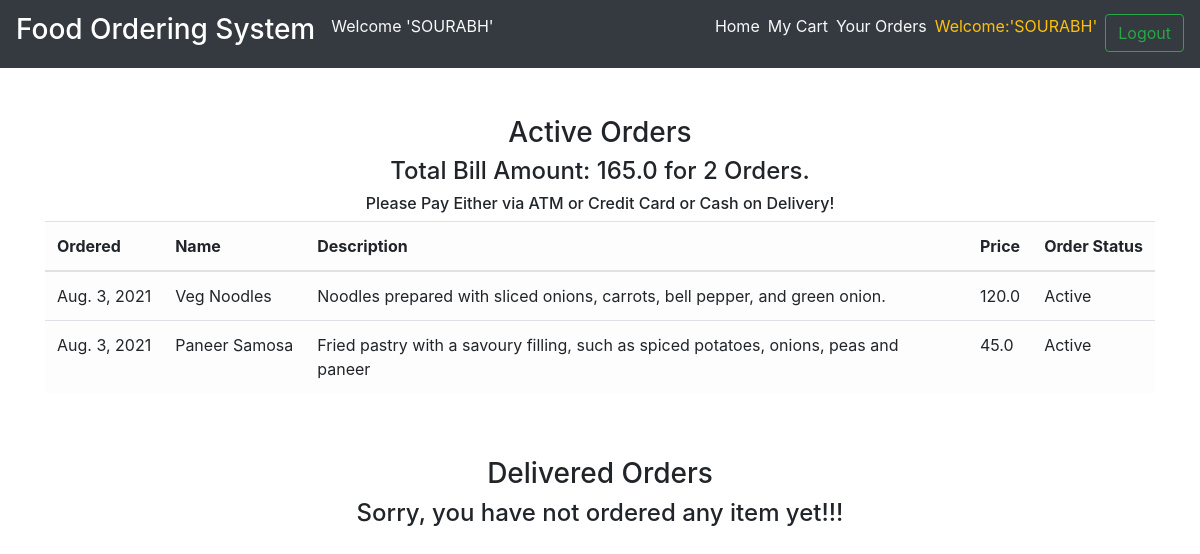
The app's page /order_details/ (signed in) with its own data.
### foodApp/models.py (models this page shows, shortened)
class CartItems(models.Model):
    ORDER_STATUS = (
        ('Active', 'Active'),
        ('Delivered', 'Delivered')
    )
    user = models.ForeignKey(User, on_delete=models.CASCADE)
    item = models.ForeignKey(Item, on_delete=models.CASCADE)
    ordered = models.BooleanField(default=False)
    quantity = models.IntegerField(default=1)
    ordered_date = models.DateField(default=timezone.now)
    status = models.CharField(max_length=20, choices=ORDER_STATUS, default='Active')
    delivery_date = models.DateField(default=timezone.now)

class Item(models.Model):
    res_name = models.ForeignKey(Restaurant,on_delete=models.CASCADE)
    dish_name = models.CharField(max_length=150)
    description = models.CharField(max_length=250,blank=True)
    price = models.FloatField()
    image = models.ImageField(default='default.png', upload_to='images/')

### foodApp/views.py (the view)
# urls.py: path('order_details/', v1.order_details, name='order_details'),
@login_required
def order_details(request):
    items = CartItems.objects.filter(user=request.user, ordered=True,status="Active").order_by('-ordered_date')
    cart_items = CartItems.objects.filter(user=request.user, ordered=True,status="Delivered").order_by('-ordered_date')
    bill = items.aggregate(Sum('item__price'))
    number = items.aggregate(Sum('quantity'))
    total = bill.get("item__price__sum")
    count = number.get("quantity__sum")
    context = {
        'items':items,
        'cart_items':cart_items,
        'total': total,
        'count': count,
    }
    return render(request, 'order_details.html', context)

### templates/order_details.html (shortened to what this page needs)
{% extends "base.html" %}
{% block content %}
<div class="cart">
    <div class="container">
        <div class="row">
            <div class="col-sm-12 mt-5">
                <h3 class="text-center">Active Orders</h3>
                {% if items %}
                <h4 class="text-center">Total Bill Amount: {{total}} for {{ count }} Orders.</h4>
                <h6 class="text-center">Please Pay Either via ATM or Credit Card or Cash on Delivery!</h6>
                <div class="table-responsive">
                    <table class="table table-light">
                        <thead>
                        <tr>
                            <th scope="col">Ordered</th>
                            <th scope="col">Name</th>
                            <th scope="col">Description</th>
                            <th scope="col">Price</th>
                            <th scope="col">Order Status</th>
                        </tr>
                        </thead>
                        <tbody>
                            {% for item_active in items %}
                        <tr>
                            <td>{{ item_active.ordered_date }}</td>
                            <td>{{ item_active.item.dish_name }}</td>
                            <td>{{ item_active.item.description }}</td>
                            <td>{{ item_active.item.price }}</td>
                            <td>{{ item_active.status }}</td>
                        </tr>
                            {% endfor %}
                        </tbody>
                    </table>
                </div>
                {% else %}
                <h4 class="text-center">Sorry, you have not ordered any item yet!!!</h4>
                {% endif %}
            </div>
        </div>
        <div class="row">
            <div class="col-sm-12 mt-5">
                <h3 class="text-center">Delivered Orders</h3>
                {% if cart_items %}
                <div class="table-responsive">
                    <table class="table table-light">
                        <thead>
                        <tr>
                            <th scope="col">Ordered</th>
                            <th scope="col">Name</th>
                            <th scope="col">Description</th>
                            <!-- <th scope="col">Address</th>
                            <th scope="col">Contact No</th>
                            <th scope="col">Pin Code</th> -->
                            <th scope="col">Price</th>
                            <th scope="col">Order Status</th>
                            <th scope="col">Delivery Date</th>
                        </tr>
                        </thead>
                        <tbody>
                            {% for cart in cart_items %}
                        <tr>
                            <td>{{ cart.ordered_date }}</td>
                            <td>{{ cart.item.dish_name }}</td>
                            <td>{{ cart.item.description }}</td>
                            <!-- <td>{{ cart.item.address }}</td>
                            <td>{{ cart.item.contact_no }}</td>
                            <td>{{ cart.item.pin_code }}</td> -->
                            <td>{{ cart.item.price }}</td>
                            <td>{{ cart.status }}</td>
                            <td>{{ cart.delivery_date }}</td>
                        </tr>
                            {% endfor %}
                        </tbody>
                    </table>
                </div>
                {% else %}
                <h4 class="text-center">Sorry, you have not ordered any item yet!!!</h4>
                {% endif %}
            </div>
        </div>
    </div>
</div>
{% endblock content %}

### templates/base.html (shortened to what this page needs)
{% load static %}
<!DOCTYPE html>
<html lang="en">
<head>
    <link rel="stylesheet" href="https://maxcdn.bootstrapcdn.com/bootstrap/4.0.0/css/bootstrap.min.css">
    <link rel="stylesheet" type="text/css" href="{% static 'css/styles.css' %}">
</head>
<body>
    <nav class="navbar navbar-expand-lg navbar-dark bg-dark">
        <a class="navbar-brand" href="/"><h3>Food Ordering System</h3></a>
        <p class="text-light">Welcome '{{ request.user|upper }}'</p>
        <div class="collapse navbar-collapse" id="navbarNav">
            <ul class="navbar-nav ml-auto">
                    <li><a href="{% url 'foodApp:home' %}" class="mr-2 text-light">Home</a></li>
                {% if user.is_authenticated %}
                        <li><a href="/cart/" class="mr-2 text-light">My Cart</a></li>
                        <li><a href="/order_details/" class="mr-2 text-light">Your Orders</a></li>
                        <p class="mr-2 text-warning">Welcome:'{{ request.user|upper }}'</p>
                            <form class="logout-link" action="/logout/" method="post">
                                <button type="submit" class="btn btn-outline-success">Logout</button>
                            </form>
                {% else %}
                    <li><a href="/accounts/login" class="mr-2 text-light">Login</a></li>
                    <li><a href="/signup" class="mr-2 text-light">SignUp</a></li>
                {% endif %}
            </ul>
        </div>
    </nav>
    <main role="main">
        {% block content %}
        {% endblock %}
    </main>

### records on screen
CartItems: ordered_date "Aug. 3, 2021", item.dish_name "Veg Noodles", item.description "Noodles prepared with sliced onions, carrots, bell pepper, and green onion.", item.price "120.0", status "Active"
CartItems: ordered_date "Aug. 3, 2021", item.dish_name "Paneer Samosa", item.description "Fried pastry with a savoury filling, such as spiced potatoes, onions, peas and paneer", item.price "45.0", status "Active"

### other values on screen
{{ request.user|upper }} "SOURABH"
{{ total }} "165.0"
{{ count }} "2"
